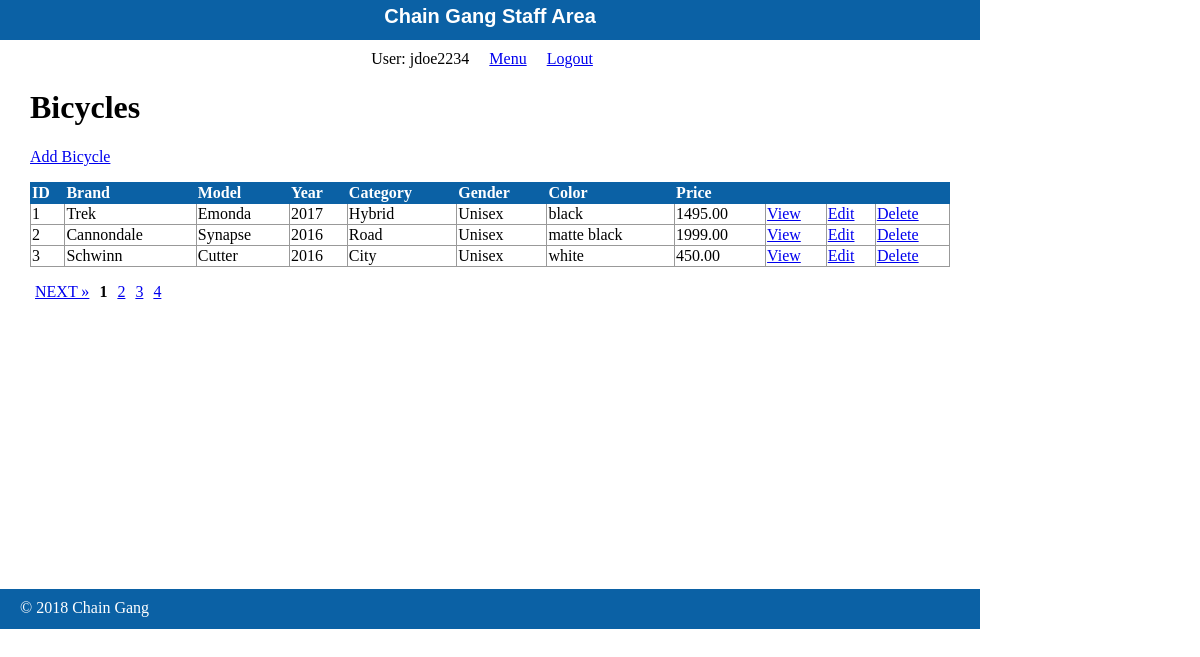
The page /staff/bicycles/index.php (signed in) on the database its author committed.
### tables this page shows
CREATE TABLE `bicycles` (
  `id` int(11) NOT NULL AUTO_INCREMENT,
  `brand` varchar(255) NOT NULL,
  `model` varchar(255) NOT NULL,
  `year` int(4) NOT NULL,
  `category` varchar(255) NOT NULL,
  `gender` varchar(255) NOT NULL,
  `color` varchar(255) NOT NULL,
  `price` decimal(9,2) NOT NULL,
  `weight_kg` decimal(9,5) NOT NULL,
  `condition_id` tinyint(3) NOT NULL,
  `description` text NOT NULL,
  PRIMARY KEY (`id`)
);

### private/functions.php (called while the page is built, shortened)
<?php
function url_for($script_path) {
  if($script_path[0] != '/') {
    $script_path = "/" . $script_path;
  }
  return WWW_ROOT . $script_path;
}
function u($string="") {
  return urlencode($string);
}
function h($string="") {
  return htmlspecialchars($string);
}
?>

### private/classes/databaseobject.class.php (called while the page is built, shortened)
<?php
class DatabaseObject {
	static protected $database;
	static protected $table_name = '';
	static public function set_database($database){
		self::$database = $database;
	}
	static public function find_by_sql($sql){
		$result = self::$database->query($sql);
		$object_array = [];
		while($record = $result->fetch_assoc()){
			$object_array[] = static::instantiate($record);
		}
		return $object_array;
	}
	static public function instantiate($record){
		$object = new static;
		foreach ($record as $property => $value){
			if (property_exists($object, $property)){
				$object->$property = $value;
			}
		}
		return $object;
	}
	static public function count_all(){
		$sql = "SELECT COUNT(*) FROM " .static::$table_name;
		$result_set = self::$database->query($sql);
		$row = $result_set->fetch_assoc();
		return array_shift($row);
	}
}

### public/staff/bicycles/index.php (the view, shortened to what this page needs)
<?php
$current_page = $_GET['page'] ?? 1;
$per_page = 3;
$total_count = Bicycle::count_all();
$pagination = new Pagination($current_page,$per_page,$total_count);
$sql = "SELECT * FROM bicycles ";
$sql .= "LIMIT {$pagination->per_page} ";
$sql .= "OFFSET {$pagination->offset()}";
$bicycles = Bicycle::find_by_sql($sql);
?>
<?php include(SHARED_PATH . '/staff_header.php'); ?>
<div id="content">
  <div class="bicycles listing">
    <h1>Bicycles</h1>
    <div class="actions">
      <a class="action" href="<?php echo url_for('/staff/bicycles/new.php'); ?>">Add Bicycle</a>
    </div>
  	<table class="list">
      <tr>
        <th>ID</th>
        <th>Brand</th>
        <th>Model</th>
        <th>Year</th>
        <th>Category</th>
        <th>Gender</th>
        <th>Color</th>
        <th>Price</th>
        <th>&nbsp;</th>
        <th>&nbsp;</th>
        <th>&nbsp;</th>
      </tr>
      <?php foreach($bicycles as $bicycle) { ?>
        <tr>
          <td><?php echo h($bicycle->id); ?></td>
          <td><?php echo h($bicycle->brand); ?></td>
          <td><?php echo h($bicycle->model); ?></td>
          <td><?php echo h($bicycle->year); ?></td>
          <td><?php echo h($bicycle->category); ?></td>
          <td><?php echo h($bicycle->gender); ?></td>
          <td><?php echo h($bicycle->color); ?></td>
          <td><?php echo h($bicycle->price); ?></td>
          <td><a class="action" href="<?php echo url_for('/staff/bicycles/show.php?id=' . h(u($bicycle->id))); ?>">View</a></td>
          <td><a class="action" href="<?php echo url_for('/staff/bicycles/edit.php?id=' . h(u($bicycle->id))); ?>">Edit</a></td>
          <td><a class="action" href="<?php echo url_for('/staff/bicycles/delete.php.php?id=' . h(u($bicycle->id))); ?>">Delete</a></td>
    	  </tr>
      <?php } ?>
  	</table>
	  <?php
	  	$url = url_for("staff/bicycles/index.php");
	     echo $pagination->page_links($url);
	  ?>
	 </div>
  </div>
<?php include(SHARED_PATH . '/staff_footer.php'); ?>

### public/stylesheets/staff.css (style rules this page uses)
html { height: 100%; width: 100%; }
body { height: 980px; width: 100%; margin: 0; padding: 0; }
#content { width: 920px; min-height: 500px; padding: 0 30px; }
.actions { margin-bottom: 1em; }
table { border-collapse: collapse; vertical-align: top; }
table.list { width: 100%; }
table.list tr td { border: 1px solid #999999; }
table.list tr th { border: 1px solid #0B61A5; background: #0B61A5; color: white; text-align: left; }

### rows shown on the page
bicycles: id "1", brand "Trek", model "Emonda", year "2017", category "Hybrid", gender "Unisex", color "black", price "1495.00"
bicycles: id "2", brand "Cannondale", model "Synapse", year "2016", category "Road", gender "Unisex", color "matte black", price "1999.00"
bicycles: id "3", brand "Schwinn", model "Cutter", year "2016", category "City", gender "Unisex", color "white", price "450.00"

### other values the page prints
$session->username "jdoe2234"
